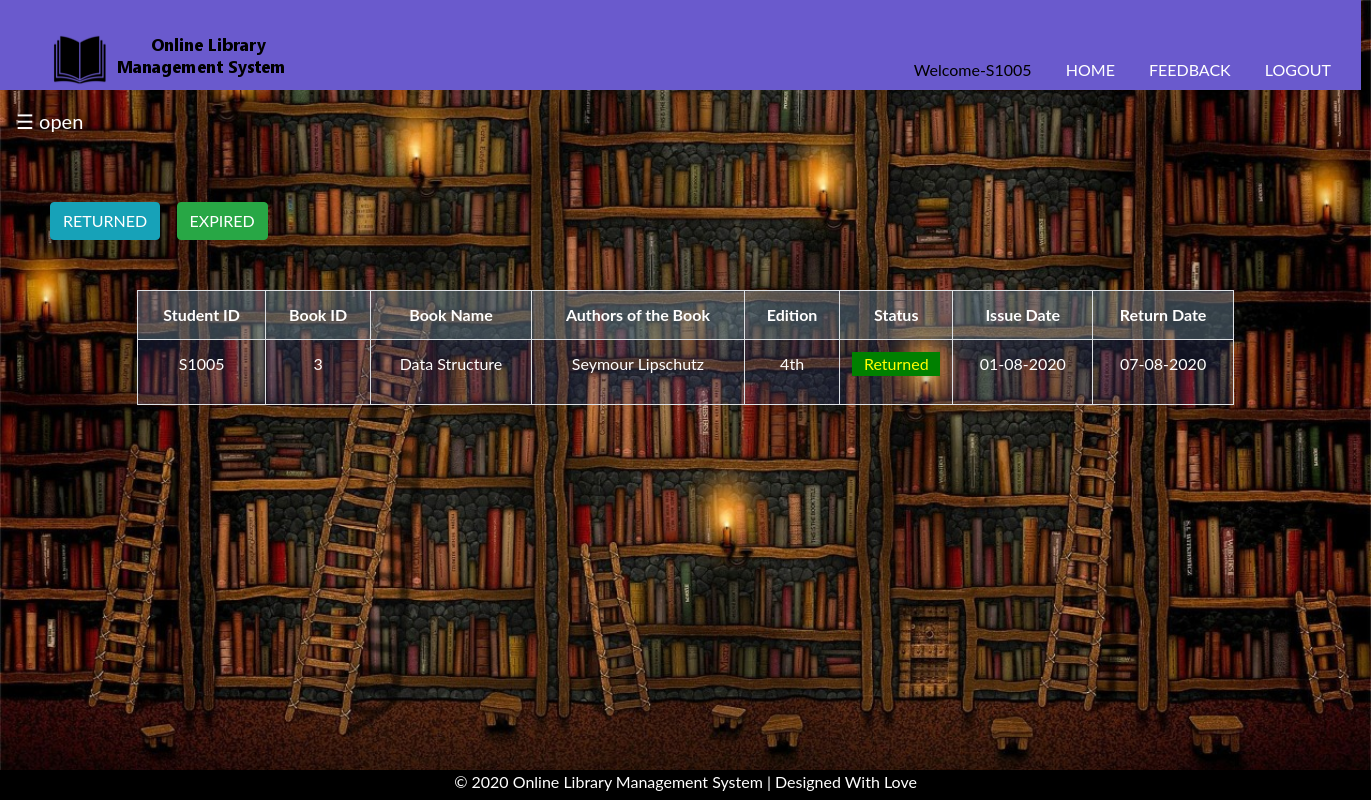
The page /student_bookissue.php (signed in) on the database its author committed.
### tables this page shows
CREATE TABLE `issue_book` (
  `StudentID` varchar(100) NOT NULL,
  `bid` int(100) NOT NULL,
  `approve` varchar(100) NOT NULL,
  `issuedate` varchar(100) NOT NULL,
  `returndate` varchar(100) NOT NULL
);

CREATE TABLE `books` (
  `bid` int(100) NOT NULL,
  `Name` varchar(100) NOT NULL,
  `Author` varchar(100) NOT NULL,
  `Edition` varchar(100) NOT NULL,
  `Status` varchar(100) NOT NULL,
  `Quantity` int(100) NOT NULL,
  `Department` varchar(100) NOT NULL
);

### student_bookissue.php (the view, shortened to what this page needs)
<?php
  $connect = mysqli_connect("localhost:3307", "root", "root", "library");
?>
<!DOCTYPE html>
<html>
	<head>
		<link rel="stylesheet" type="text/css" href="style.css">
		<link rel="stylesheet" href="https://maxcdn.bootstrapcdn.com/bootstrap/4.5.0/css/bootstrap.min.css">
	</head>
	<body text="#ffffff">
    <header>
			<div class="logo">
				<img src="images/logo.png">
			</div>
			<nav>
				<ul>
					<li><a href=""><div style="color: black">
						<?php
							echo "   Welcome-".$_SESSION['studentID']; ?> </div></a></li>
					<li><a href="student_welcome.php">HOME</a></li>
					<li><a href="student_feedback.php">FEEDBACK</a></li>
					<li><a href="logout.php">LOGOUT</a></li>
				</ul>
			</nav>
		</header>
		<div id="main" style="text: white;">
			<span style="font-size:20px;cursor:pointer;color:white" onclick="openNav()">&#9776; open</span>
		</div>
	  <center>
			<div style="float: left; padding 10px; margin: 50px; color: white;">
				<form method="post">
					<button class="btn btn-info" type="submit" name="submit2">RETURNED</button>&nbsp &nbsp
					<button class="btn btn-success" type="submit" name="submit3">EXPIRED</button>
				</form>
			</div>
				<?php
					$exp='<p style="color:yellow; background-color:red; text-align:center">Expired</p>';
				?>
      <?php
				$res='<p style="color:yellow; background-color:green; text-align:center">Returned</p>';
	    	if(isset($_POST['submit2']))
				{
					$q="SELECT i.StudentID, i.bid, b.Name, b.Author, b.Edition, i.approve, i.issuedate, i.returndate FROM issue_book i, books b WHERE i.bid = b.bid AND i.approve = '$res' AND i.StudentID='$_SESSION[studentID]' order by i.issuedate, i.returndate DESC";
					$result=mysqli_query($connect,$q);
				}
				else if(isset($_POST['submit3']))
				{
					$q="SELECT i.StudentID, i.bid, b.Name, b.Author, b.Edition, i.approve, i.issuedate, i.returndate FROM issue_book i, books b WHERE i.bid = b.bid AND i.approve = '$exp' AND i.StudentID='$_SESSION[studentID]' order by i.issuedate, i.returndate DESC";
					$result=mysqli_query($connect,$q);
				}
				else
				{
					$q="SELECT i.StudentID, i.bid, b.Name, b.Author, b.Edition, i.approve, i.issuedate, i.returndate FROM issue_book i, books b WHERE i.bid = b.bid AND i.approve != '' AND i.approve != 'Yes' AND i.StudentID='$_SESSION[studentID]' order by i.issuedate, i.returndate DESC";
					$result=mysqli_query($connect,$q);
				}
				echo "<table class='table table-bordered table-hover' border='1' style='width:80%' align='center' class='center'>";
	        echo "<tr align='center' style='background-color: #71899e73'>";
	          echo "<th>";  echo"Student ID"; echo "</th>";
	          echo "<th>";  echo"Book ID"; echo "</th>";
	          echo "<th>";  echo"Book Name"; echo "</th>";
	          echo "<th>";  echo"Authors of the Book"; echo "</th>";
	          echo "<th>";  echo"Edition"; echo "</th>";
	          echo "<th>";  echo"Status"; echo "</th>";
	          echo "<th>";  echo"Issue Date"; echo "</th>";
	          echo "<th>";  echo"Return Date"; echo "</th>";
	        echo "</tr>";
	        while($row = mysqli_fetch_assoc($result))
	        {
	          echo "<tr align='center' style='background-color: #40488440'>";
	            echo "<td>";  echo $row['StudentID'];  echo "</td>";
	            echo "<td>";  echo $row['bid'];  echo "</td>";
	            echo "<td>";  echo $row['Name'];  echo "</td>";
	            echo "<td>";  echo $row['Author'];  echo "</td>";
	            echo "<td>";  echo $row['Edition'];  echo "</td>";
	            echo "<td>";  echo $row['approve'];  echo "</td>";
	            echo "<td>";  echo $row['issuedate'];  echo "</td>";
	            echo "<td>";  echo $row['returndate'];  echo "</td>";
	          echo "</tr>";
	        }
	      echo "</table>";
	    ?>
	    <br><br><br>
	  </center>
	  <footer>
	    <p style="color:white;  text-align: center; ">&copy; 2020 Online Library Management System | Designed With Love</p>
	  </footer>
	</body>
</html>

### style.css (style rules this page uses)
html, body, div, span, object, iframe, h1, h2, h3, h4, h5, h6, p, blockquote, pre, abbr, address, cite, code, del, dfn, em, img, ins, kbd, q, samp, small, strong, sub, sup, var, b, i, dl, dt, dd, ol, ul, li, fieldset, form, label, legend, table, caption, tbody, tfoot, thead, tr, th, td, article, aside, canvas, details, figcaption, figure, footer, header, hgroup, menu, nav, section, summary, time, mark, audio, video { margin:0; padding:0; border:0; outline:0; font-size:100%; vertical-align:baseline; background:transparent; }
body { line-height:1; }
article,aside,details,figcaption,figure, footer,header,hgroup,menu,nav,section { display:block; }
nav ul { list-style:none; }
a { margin:0; padding:0; font-size:100%; vertical-align:baseline; background:transparent; }
table { border-collapse:collapse; border-spacing:0; }
header { height: 90px; width: 1361px; background-color: SlateBlue; padding: 10px; }
footer { height: 30px; width: 1340px; background-color: black; position: fixed; left: 0; bottom: 0; width: 100%; color: white; text-align: center; }
.logo { float :left; margin-top: 20px; padding-left: 20px; }
.logo img { float :left; padding-left: 20px; padding-top: 0px; }
li a { color: white; text-decoration: none; }
nav { float: right; word-spacing: 30px; padding: 20px; }
nav li { display: inline-block; line-height: 80px; }

### student_bookissue.php (style rules this page uses)
header { width: 1361px }
table, th, td { border:1px solid black; color: white; }
th { padding: 25px; }
td { padding: 15px; }
table { border-spacing: 5px; }
body { background-image: url('images/FORALL.jpeg'); background-repeat: no-repeat; background-attachment: fixed; background-size: cover; font-family: "Lato", sans-serif; transition: background-color .5s; }
footer { position: fixed; left: 0; bottom: 0; width: 100%; color: white; text-align: center; }
#main { transition: margin-left .5s; padding: 16px; }

### rows shown on the page
issue_book: StudentID "S1005", bid "3", bid.Name "Data Structure", bid.Author "Seymour Lipschutz", bid.Edition "4th", approve "Returned", issuedate "01-08-2020", returndate "07-08-2020"

### other values the page prints
$_SESSION['studentID'] "S1005"
